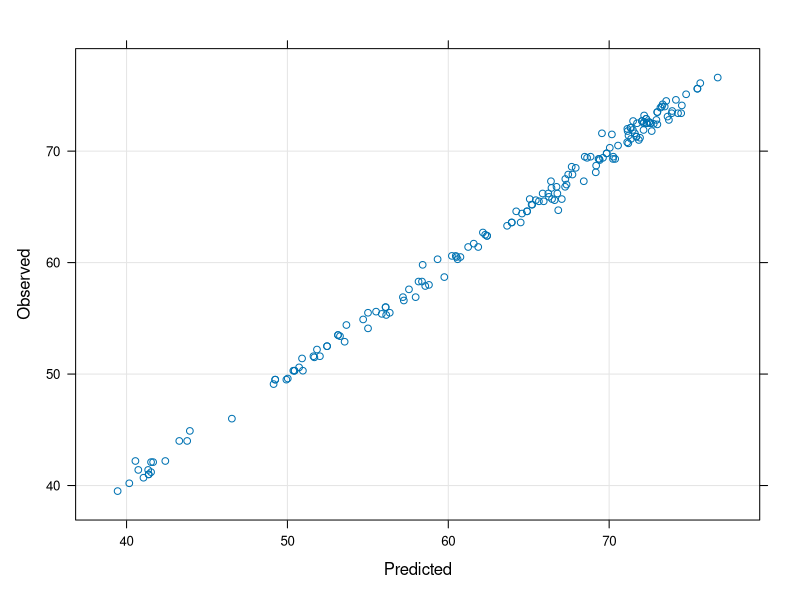
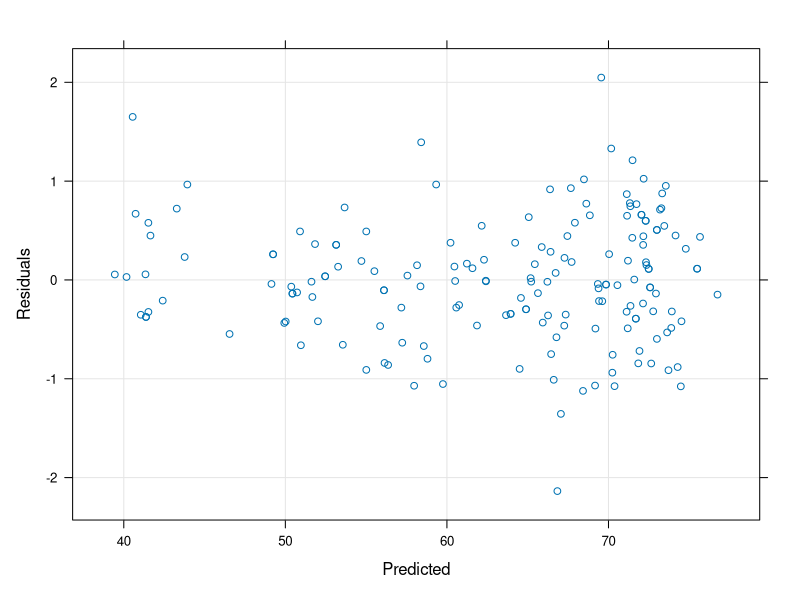

Source code (R) for these figures, in order: (Note: this script raises an error after producing the figures.)
## ---- chunk 1
library(caret)
data(tecator)
str(absorp)
str(endpoints)
## ---- chunk 2

pc <- prcomp(absorp, center=T,scale=T)

summary(pc)

## ---- chunk 3
set.seed(111)
train <- createDataPartition(endpoints[,1], p=.80, list=F)

predicttrain <- as.data.frame(absorp[train,])
predicttest <- as.data.frame(absorp[-train,])
outcometrain <- endpoints[train, 1]
outcometest <- endpoints[-train, 1]

## ---- chunk 4
set.seed(111)
lm <- train(x=predicttrain,
            y=outcometrain,
            method='lm',
            trControl=trainControl(method="cv", number=10))

lm


## ---- chunk 5
lmpred <- predict(lm, predicttest)

xyplot(outcometrain ~ predict(lm),
  type = c("p", "g"),
  xlab = "Predicted", ylab = "Observed")

xyplot(resid(lm) ~ predict(lm),
  type = c("p", "g"),
  xlab = "Predicted", ylab = "Residuals")
## ---- chunk 6
set.seed(111)
pcr <- train(x=predicttrain,
             y=outcometrain,
             method='pcr',
             trControl=trainControl(method="cv", number=10),
             tuneLength=10)

pcr
## ---- chunk 7
pcrpred <- predict(pcr, predicttest)

xyplot(outcometrain ~ predict(pcr),
  type = c("p", "g"),
  xlab = "Predicted", ylab = "Observed")

xyplot(resid(pcr) ~ predict(pcr),
  type = c("p", "g"),
  xlab = "Predicted", ylab = "Residuals")

## ---- chunk 8
set.seed(111)
lasso <- train(x=predicttrain,
               y=outcometrain,
               method='lasso',
               trControl=trainControl(method="cv", number=10),
               tuneLength=10)

lasso
## ---- chunk 9
lassopred <- predict(lasso, predicttest)

xyplot(outcometrain ~ predict(lasso),
  type = c("p", "g"),
  xlab = "Predicted", ylab = "Observed")

xyplot(resid(lasso) ~ predict(lasso),
  type = c("p", "g"),
  xlab = "Predicted", ylab = "Residuals")
